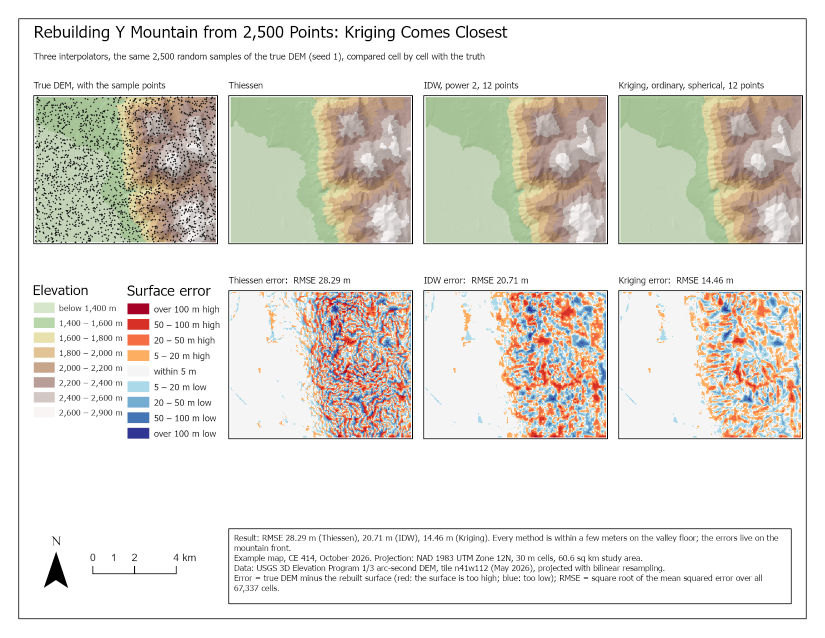
#> input picture slides/week-09/images/ie-example-baseline.png, 1650 x 1275 px, given in place of ip-tp-thiessen-polygons.png, which was not available (shown at 1/2 size)
$ python week09_method_thumbnails.py
#> lines starting #> are read from the running program, lines starting #| are printed output that depends on the picture; pictures that were not available may be replaced by others from this repository, and a replacement may not be noted
"""Week 9 "Interpolation: Many Methods" thumbnails: one map per method the session goes on to show.

Crops the framed map panel out of figures tools/week09_elevation_figures.py already wrote, so the
thumbnails are the same surfaces students see a few slides later: the Thiessen polygons, IDW (power 2,
6 nearest points), the 2nd-order trend surface and the thin-plate spline, all from the same 150
Mount Timpanogos samples. Rerun after the elevation figures change.

    python tools/week09_method_thumbnails.py      (any Python with Pillow)

Writes slides/week-09/images/ip-thumb-{thiessen,idw,trend,spline}.png.
"""

import pathlib

from PIL import Image

ROOT = pathlib.Path(__file__).resolve().parent.parent
IMG = ROOT / "slides" / "week-09" / "images"

# (source figure, pixel box of its map panel including the black frame)
PANELS = {
    "thiessen": ("ip-tp-thiessen-polygons.png", (16, 16, 834, 834)),
    "idw": ("ip-tp-idw-6-vs-12.png", (15, 131, 688, 804)),
    "trend": ("ip-tp-trend.png", (734, 92, 1408, 766)),
    "spline": ("ip-tp-spline.png", (734, 92, 1408, 766)),
}

for name, (src, box) in PANELS.items():
    im = Image.open(IMG / src).convert("RGB").crop(box)
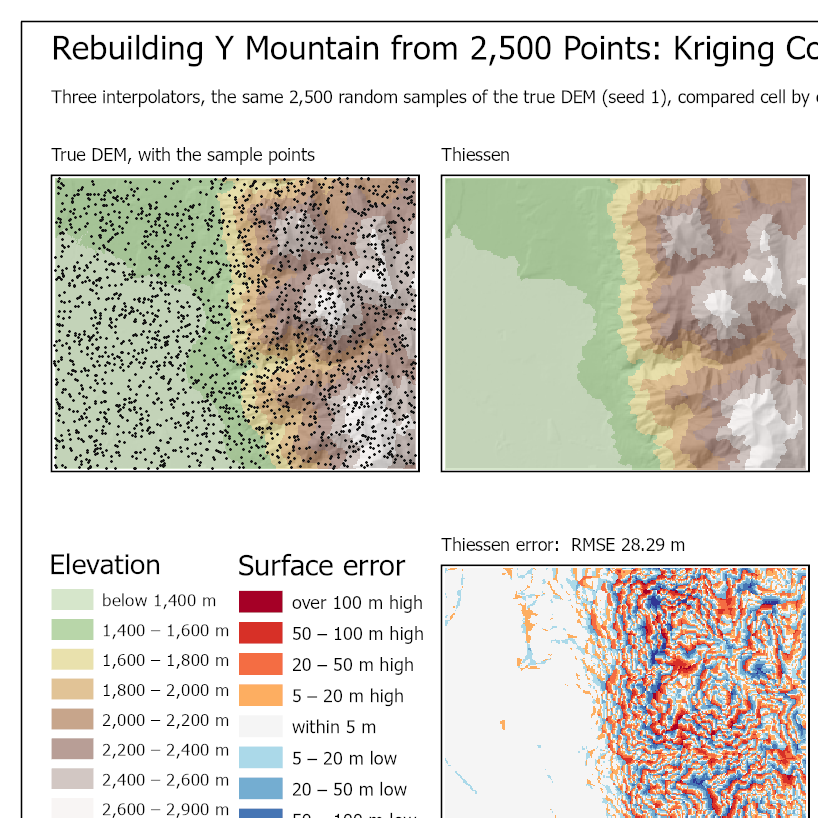
#> im: PIL image 818x818 RGB; mean R, G, B 214.7, 211.9, 203.2
    im.thumbnail((400, 400), Image.LANCZOS)
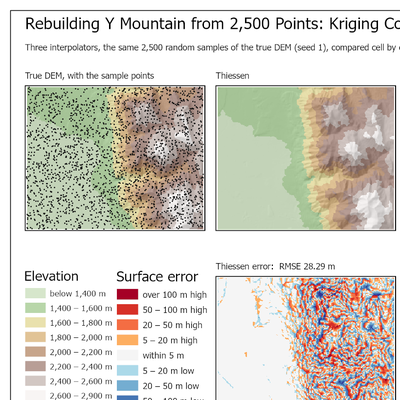
#> im: PIL image 400x400 RGB; mean R, G, B 214.1, 211.3, 202.6
    im.save(IMG / f"ip-thumb-{name}.png", optimize=True)
#> pass 2 of the loop `for name, (src, box) in PANELS.items():`:
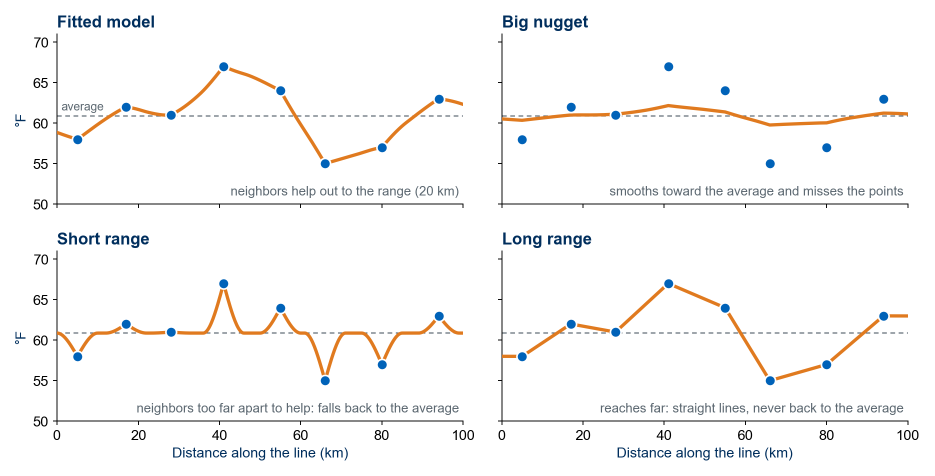
#> input picture slides/week-09/images/ie-kriging-settings-1d.png, 1870 x 951 px, given in place of ip-tp-idw-6-vs-12.png, which was not available (shown at 1/2 size)
#> `im = Image.open(IMG / src).convert("RGB").crop(box)`:
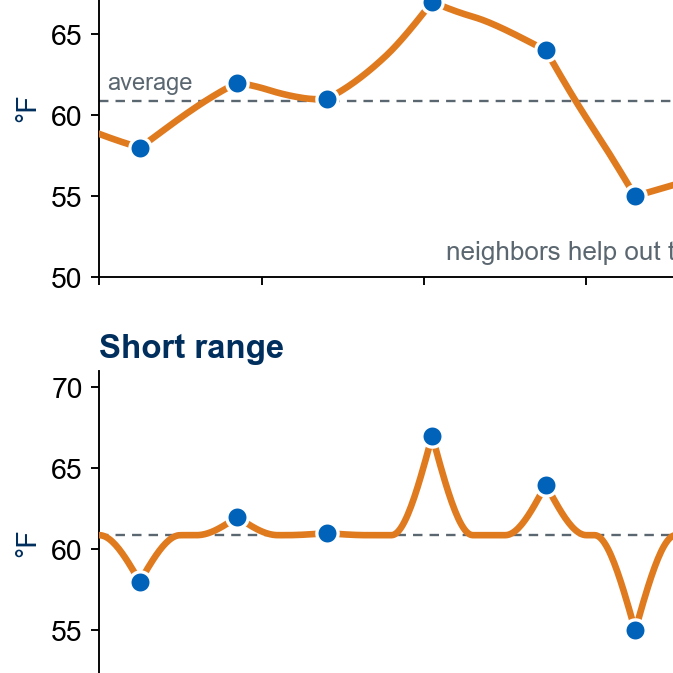
#> im: PIL image 673x673 RGB; mean R, G, B 248.2, 247, 246
#> `im.thumbnail((400, 400), Image.LANCZOS)`:
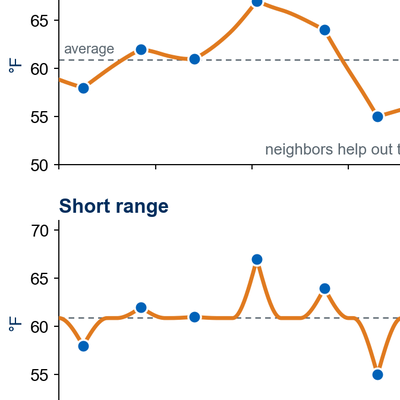
#> im: PIL image 400x400 RGB; mean R, G, B 247.9, 246.7, 245.7
#> (the run stopped early here; a loop or call above may not have finished)
